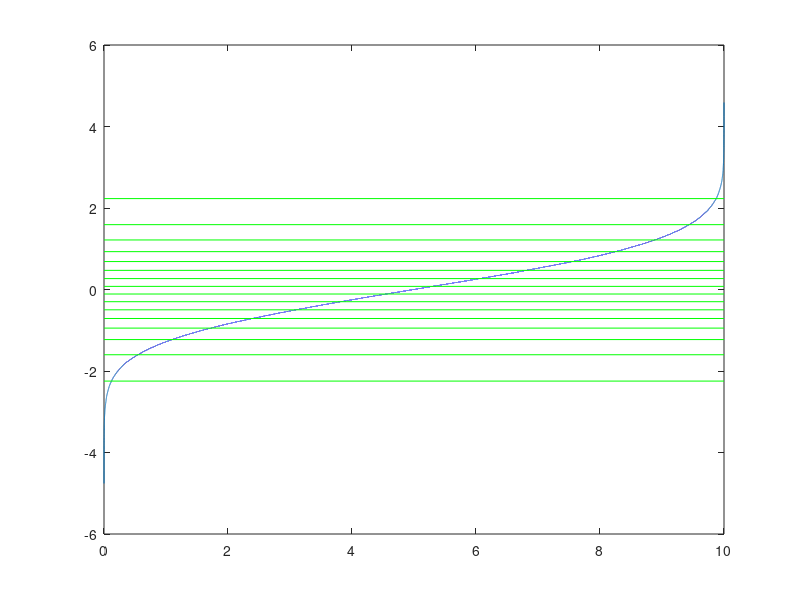

Recreate this plot in MATLAB.
%clear all;
y = randn(100000,1);
y = sort(y);
n = 4; % codebook length = 2^n

l = 100000; % # of samples
%bl = -2*pi; %left border
%br = 2*pi;  %right border
bl = 0; br = 10;
t = zeros(1,l);
for i=1:l
    t(i) = bl + i*(br - bl)/l;
end

x = cos(t);   %x is input signal
x = y;

xQ = x; % declare quantization of signal

[partition,codebook] = lloyds(y,2^n); %compute partition and codebook according to Lloyd-Max-Quantizer
%[partition,codebook] = lloyd_max(x,2^n); %compute partition and codebook according to Lloyd-Max-Quantizer


% assign quantization values
for i=1:length(x)
    if(x(i)<partition(1))
        xQ(i) = codebook(1);
    elseif(x(i)>partition(length(partition)))
        xQ(i) = codebook(length(codebook));
    else
        for j=2:length(partition)
            if(x(i)>partition(j-1) && x(i)<partition(j))
                xQ(i) = codebook(j);
            end
        end
    end
end

p = plot(t,x);
hold all;
%pQ = plot(t,xQ);
%set(pQ,'Color','green');
for i=1:length(codebook)
    l = line([bl;br],[codebook(i);codebook(i)]);
    set(l,'Color','green');
end
% for i=1:length(partition)
%     l = line([bl;br],[partition(i);partition(i)]);
%     set(l,'Color','yellow');
% end